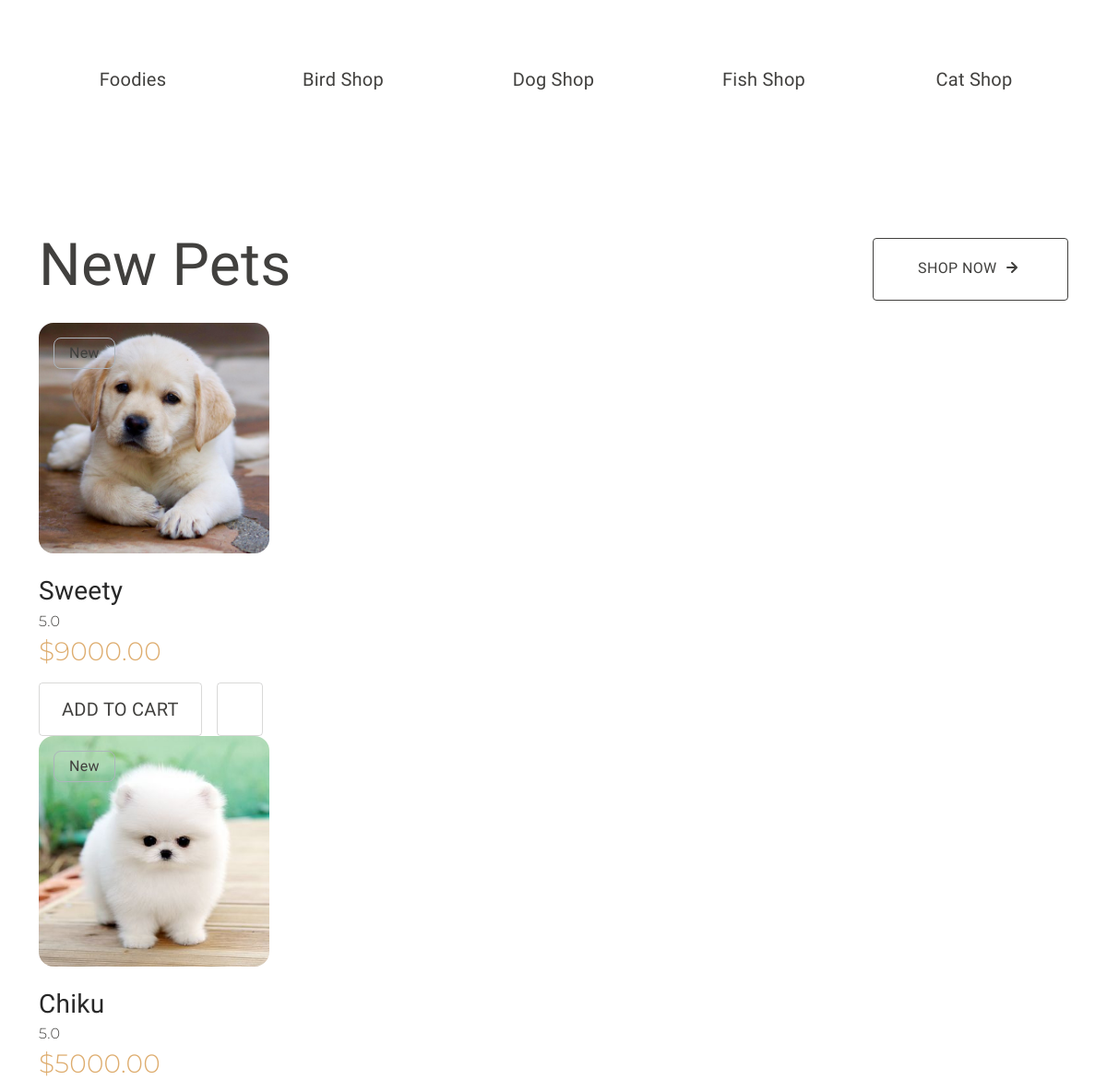
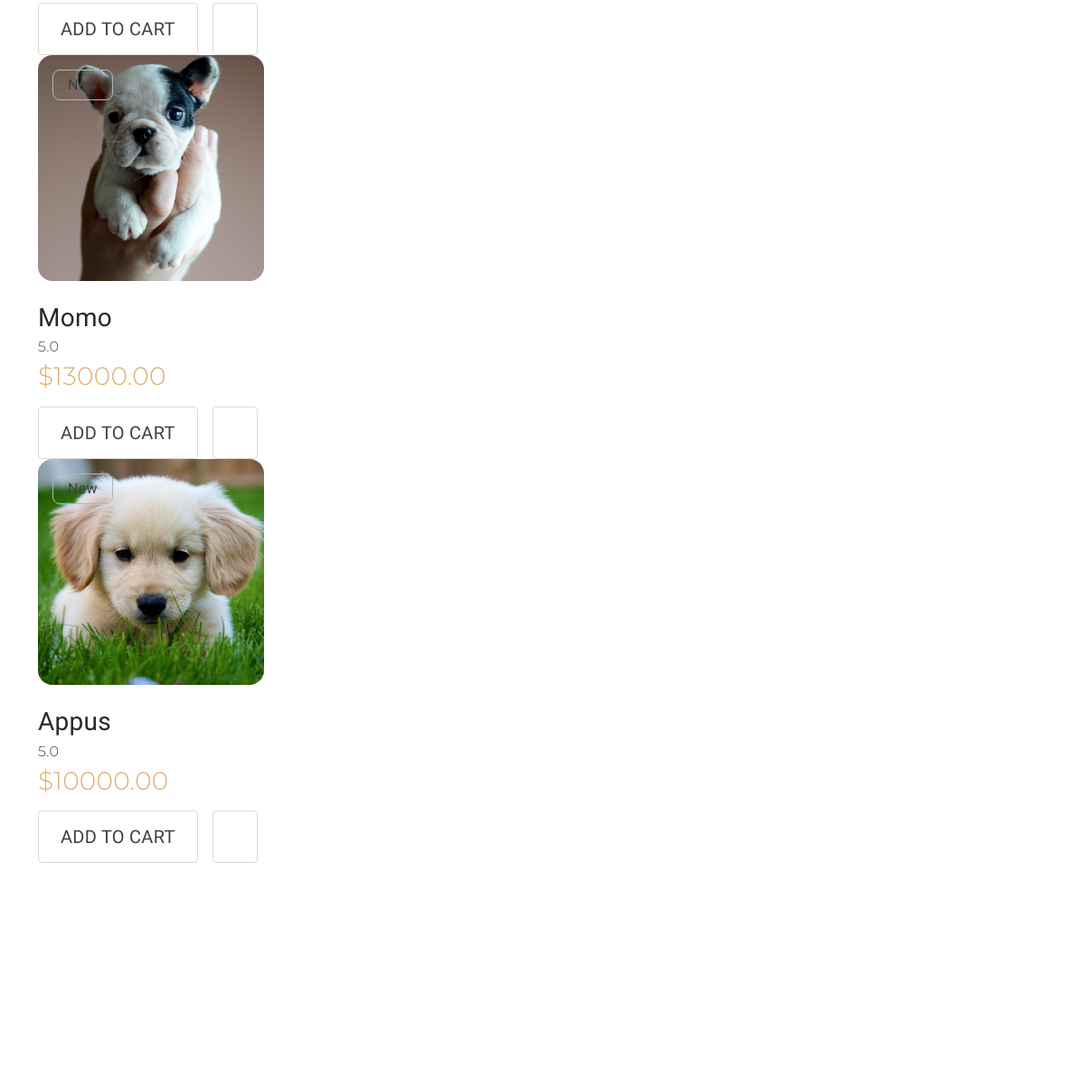
The page / (signed in, middle part) on the database as committed earlier (2 pictures, top to bottom).
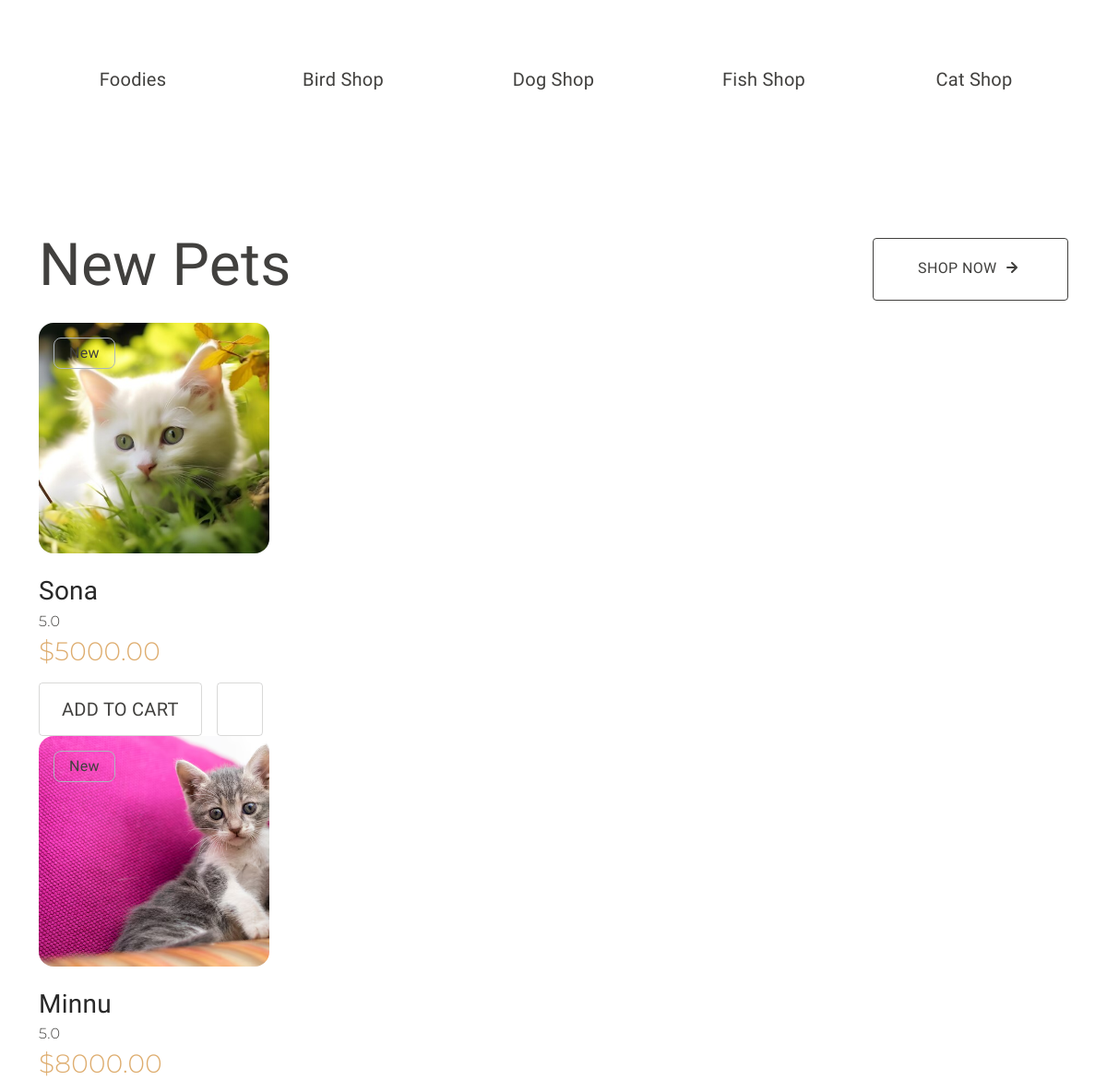
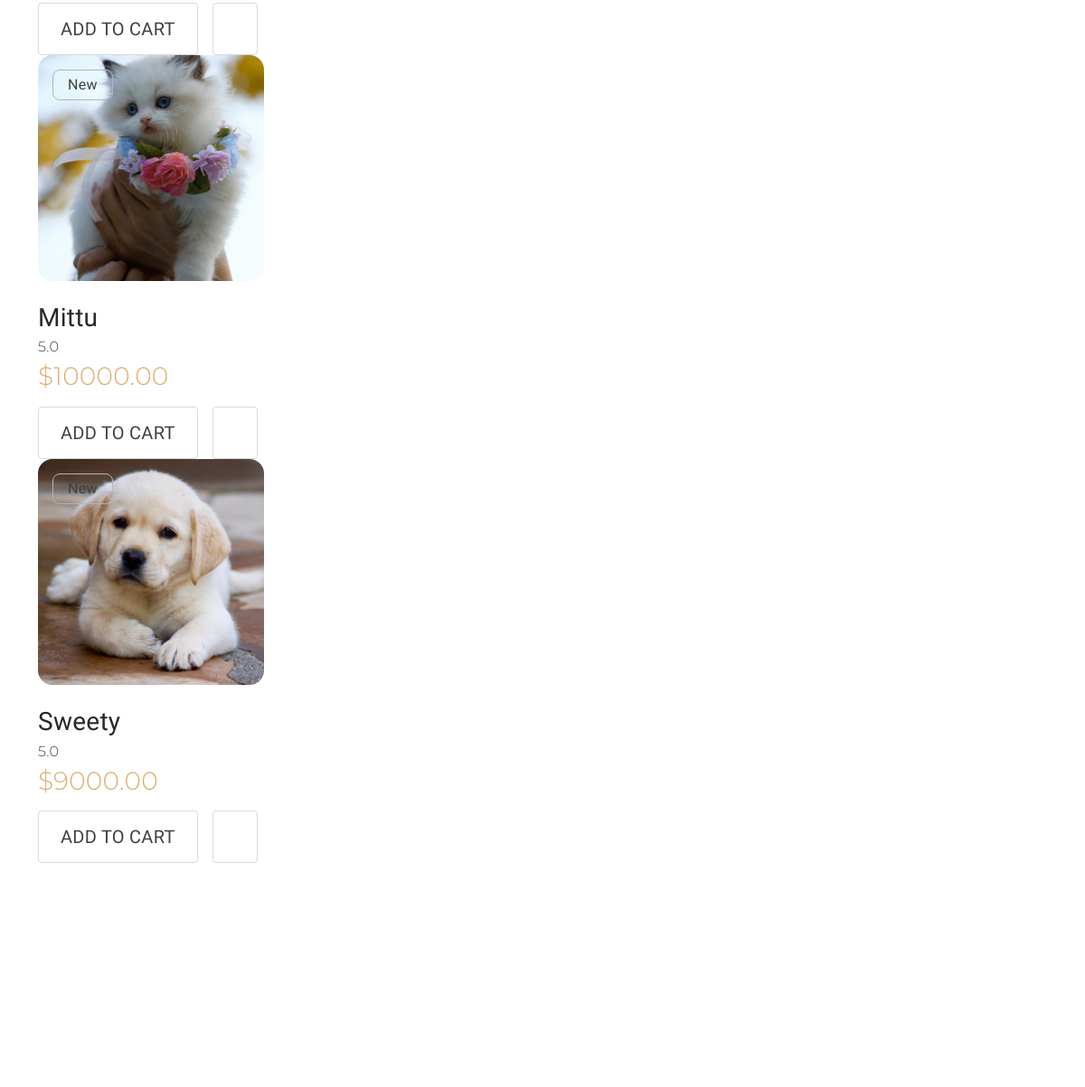
The same page on the database as committed later (2 pictures, top to bottom).
### shop/models.py (models this page shows, shortened)
class Pet(models.Model):
    CATEGORY = models.ForeignKey(PetCategory, on_delete=models.CASCADE)
    name = models.CharField(max_length=100)
    image = models.ImageField(upload_to='pet_images/',default='pet_images/default.jpg')
    description = models.TextField()
    breed = models.CharField(max_length=100)
    price = models.DecimalField(max_digits=10, decimal_places=2)
    age = models.PositiveIntegerField()
    size = models.CharField(max_length=50)

### shop/views.py (the view)
# urls.py: path('',views.home1,name='home'),
def home1(request):
    cart_items = cart_item(request)
    category = PetCategory.objects.all()
    pets = Pet.objects.all().order_by('-id')[:4]
    return render(request,"index.html", {"pets": pets, "cart_items": cart_items,"categories": category})

### shop/views.py (called while the page is built)
def cart_item(request):
    c_id = cart_id(request)
    cart, created = Cart.objects.get_or_create(cart_id=c_id)
    cart_items = CartItem.objects.filter(CART=cart)
    return cart_items

def cart_id(request):
    cart_id = request.session.session_key
    if not cart_id:
        cart_id = request.session.create()
        cart_id = request.session.session_key
    return cart_id

### templates/index.html (shortened to what this page needs)
{% extends 'base.html' %}
{% block content %}
{% load static %}
  <section id="categories">
    <div class="container my-3 py-5">
      <div class="row my-5">
        <div class="col text-center">
          <a href="#" class="categories-item">
            <h5>Foodies</h5>
          </a>
        </div>
        <div class="col text-center">
          <a href="#" class="categories-item">
            <h5>Bird Shop</h5>
          </a>
        </div>
        <div class="col text-center">
          <a href="#" class="categories-item">
            <h5>Dog Shop</h5>
          </a>
        </div>
        <div class="col text-center">
          <a href="#" class="categories-item">
            <h5>Fish Shop</h5>
          </a>
        </div>
        <div class="col text-center">
          <a href="#" class="categories-item">
            <h5>Cat Shop</h5>
          </a>
        </div>
      </div>
    </div>
  </section>
 <section id="clothing" class="my-5 overflow-hidden">
    <div class="container pb-5">
      <div class="section-header d-md-flex justify-content-between align-items-center mb-3">
        <h2 class="display-3 fw-normal">New Pets</h2>
        <div>
          <a href="{% url 'allpets' %}" class="btn btn-outline-dark btn-lg text-uppercase fs-6 rounded-1">
            shop now
            <svg width="24" height="24" viewBox="0 0 24 24" class="mb-1">
              <use xlink:href="#arrow-right"></use>
            </svg></a>
        </div>
      </div>
      <div class="products-carousel swiper">
        <div class="swiper-wrapper">
          {% for pet in pets %}
          <div class="swiper-slide">
            <div class="z-1 position-absolute rounded-3 m-3 px-3 border border-dark-subtle">
              New
            </div>
            <div class="card position-relative">
              <a href="detailes/{{ pet.id }}/"><img src="{{ pet.image.url }}" class="img-fluid rounded-4" alt="image" style="width:250px; height: 250px; object-fit: cover;"></a>
              <div class="card-body p-0">
                <a href="#">
                  <h3 class="card-title pt-4 m-0">{{ pet.name }}</h3>
                </a>
                <div class="card-text">
                  <span class="rating secondary-font">
                    5.0</span>
                  <h3 class="secondary-font text-primary">${{ pet.price|floatformat:2 }}</h3>
                  <div class="d-flex flex-wrap mt-3">
                    <a href="{% url 'add_to_cart' pet.id %}" class="btn-cart me-3 px-4 pt-3 pb-3">
                      <h5 class="text-uppercase m-0">Add to Cart</h5>
                    </a>
                    <a href="#" class="btn-wishlist px-4 pt-3 ">
                    </a>
                  </div>
                </div>
              </div>
            </div>
          </div>
          {% endfor %}
        </div>
      </div>
    </div>
  </section>
  <section id="testimonial">
    <div class="container my-5 py-5">
      <div class="row">
        <div class="offset-md-1 col-md-10">
          <div class="swiper testimonial-swiper">
            <div class="swiper-wrapper">
              <div class="swiper-slide">
                <div class="row ">
                  <div class="col-2">
                  </div>
                  <div class="col-md-10 mt-md-5 p-5 pt-0 pt-md-5">
                    <p class="testimonial-content fs-2">At the core of our practice is the idea that cities are the
                      greatest achievements, and the best hope for a sustainable future.</p>
                  </div>
                </div>
              </div>
            </div>
          </div>
        </div>
      </div>
    </div>
  </section>
  {% endblock %}

Rows that differ between the two databases and show on the page:
no longer on this page (row unchanged): Pet: image (picture), name "Chiku", price "5000.00"
no longer on this page (row unchanged): Pet: image (picture), name "Momo", price "13000.00"
no longer on this page (row unchanged): Pet: image (picture), name "Appus", price "10000.00"
added Pet: image (picture), name "Sona", price "5000.00"
added Pet: image (picture), name "Minnu", price "8000.00"
added Pet: image (picture), name "Mittu", price "10000.00"
